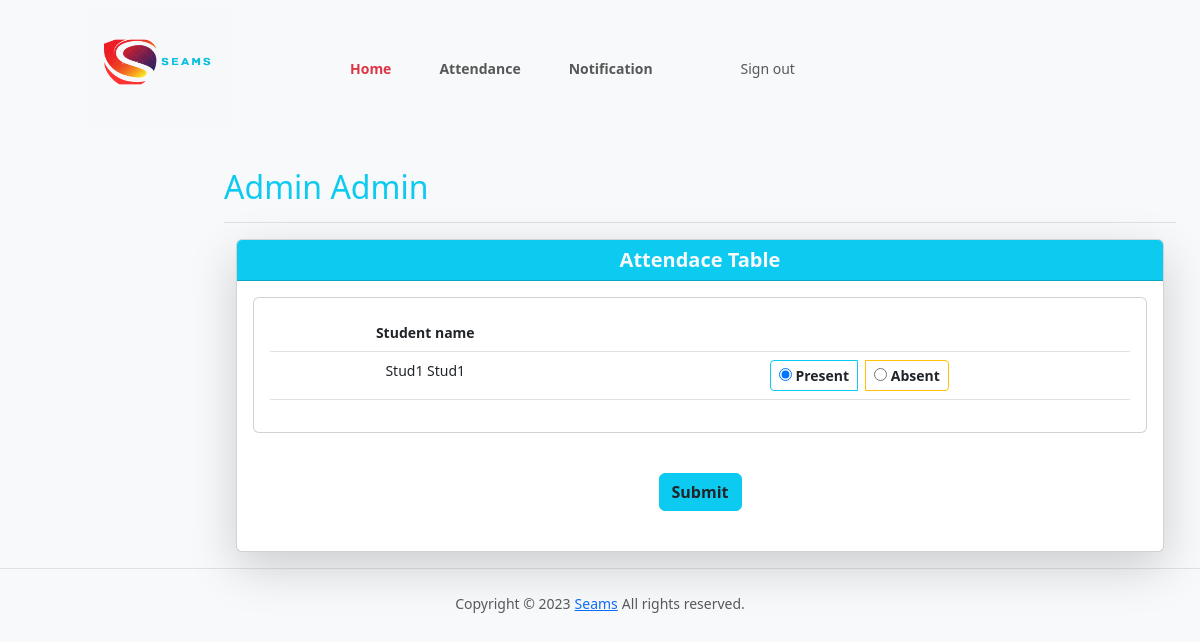
The app's page /teacher/15/attendance/ (signed in) with its own data.
### samsApp/models.py (models this page shows, shortened)
class User(AbstractBaseUser, PermissionsMixin):
    email = models.EmailField(unique=True)
    first_name = models.CharField(max_length=30)
    last_name = models.CharField(max_length=30)
    is_active = models.BooleanField(default=True)
    is_teacher = models.BooleanField(default=False)
    is_student = models.BooleanField(default=False)
    is_admin = models.BooleanField(default=False)
    approved = models.BooleanField(_('Approved'), default = False)
    is_staff = models.BooleanField(default=False)
    is_superuser = models.BooleanField(default=False)
    objects = UserManager()
    USERNAME_FIELD = 'email'
    REQUIRED_FIELDS = ['first_name', 'last_name']

class Student(models.Model):
    user = models.OneToOneField(User, on_delete=models.CASCADE)
    class_id = models.ForeignKey(Class, on_delete=models.CASCADE, null=True)
    USN = models.CharField(primary_key='True', max_length=100)
    gender = models.CharField(max_length=50, choices=gender_choice)
    date_of_birth = models.DateField(null=True)
    batch = models.CharField(max_length=50, default='B1')

### samsApp/views.py (the view)
# urls.py: path('teacher/<int:ass_c_id>/attendance/', views.t_attendance, name='t_attendance_url'),
@login_required()
def t_attendance(request, ass_c_id):
    assc = get_object_or_404(AttendanceClass, id=ass_c_id)
    ass = assc.assign
    c = ass.class_id
    context = {
        'ass': ass,
        'c': c,
        'assc': assc,
    }
    return render(request, 'teacher_attendance.html', context)

### samsApp/templates/teacher_attendance.html (shortened to what this page needs)
{% load static %}
{% load avatar_tags %}
{% include "header.html" %}
{% include "teacher_header.html" %}
<div class="container-fluid">
  <div class="row py-3">
    <div class="col d-flex justify-content-md-end justify-content-lg-end">
    </div>
<main class="col-md-9 ms-sm-auto col-lg-10 px-md-4">
  <div class=" align-items-center pt-3 pb-2 mb-3 border-bottom">
    <h1 class="h2 text-capitalize text-info ">{{ request.user.first_name }} {{ request.user.last_name }}</h1>
  </div>
  <div class="container-fluid">
    <div class="row g-5">
        <div class="col">
            <div class="card shadow-lg text-center">
                <div class="card-header bg-info fw-bold text-light h5 ">
                  Attendace Table
                </div>
                <div class="card-body">
                  {% if c.student_set.all %}
                  <form action="{% url 'confirm_url' assc.id %}" method="post">
                      <div class="card mb-3">
                             <div class="card-body">
                            <div class="table-responsive">
                              <table class="table table-hover">
                                <thead >
                                  <tr>
                                      <th>Student name</th>
                                      <th></th>
                                  </tr>
                                </thead>
                                  <tbody>
                                  {% for s in c.student_set.all %}
                                      <tr>
                                      <td class="text-capitalize">{{s.user.first_name}} {{s.user.last_name}}</td>
                                      <td>
                                          <div class="btn-group btn-group-toggle" data-toggle="buttons">
                                                  <label class="btn btn-sm btn-outline-info text-dark fw-bold mx-2">
                                                      <input type="radio" name="{{ s.USN }}"   value="present" checked> Present
                                                  </label>
                                                  <label class="btn btn-sm btn-outline-warning text-dark fw-bold">
                                                      <input type="radio" name="{{ s.USN }}" value="absent"> Absent
                                                  </label>
                                          </div>
                                      </td>
                                      </tr>
                                  {% endfor %}
                                  </tbody>
                              </table>
                            </div>
                          </div>
                        </div>
                      <input class="btn btn-info text-dark fw-bold my-4" type="submit" value="Submit">
                  </form>
                   {% else %}
                      <p>No students in Class</p>
                  {% endif %}
                </div>
            </div>
        </div>
    </div>
</div>
</main>
</div>
</div>
{% include "footer.html" %}

### samsApp/static/styles.css (style rules this page uses)
body { font-size: .875rem; }

### records on screen
User: user.first_name "Admin", user.last_name "Admin"
Student: user.first_name "Stud1", user.last_name "Stud1"
